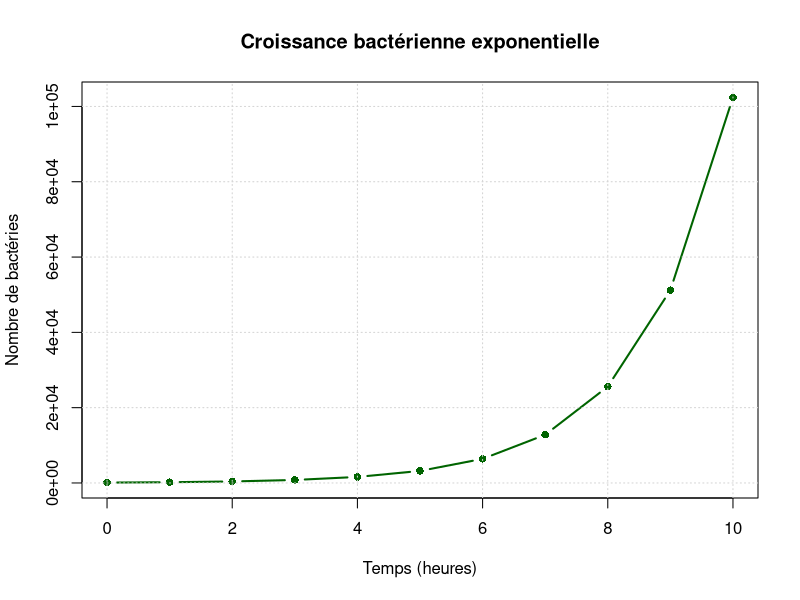

This chart was generated by the following R code:
temps <- 0:10
population <- 100 * 2^temps
plot(temps, population, type = "b", col = "darkgreen", pch = 16, lwd = 2, xlab = "Temps (heures)", ylab = "Nombre de bactéries", main = "Croissance bactérienne exponentielle")
grid()
